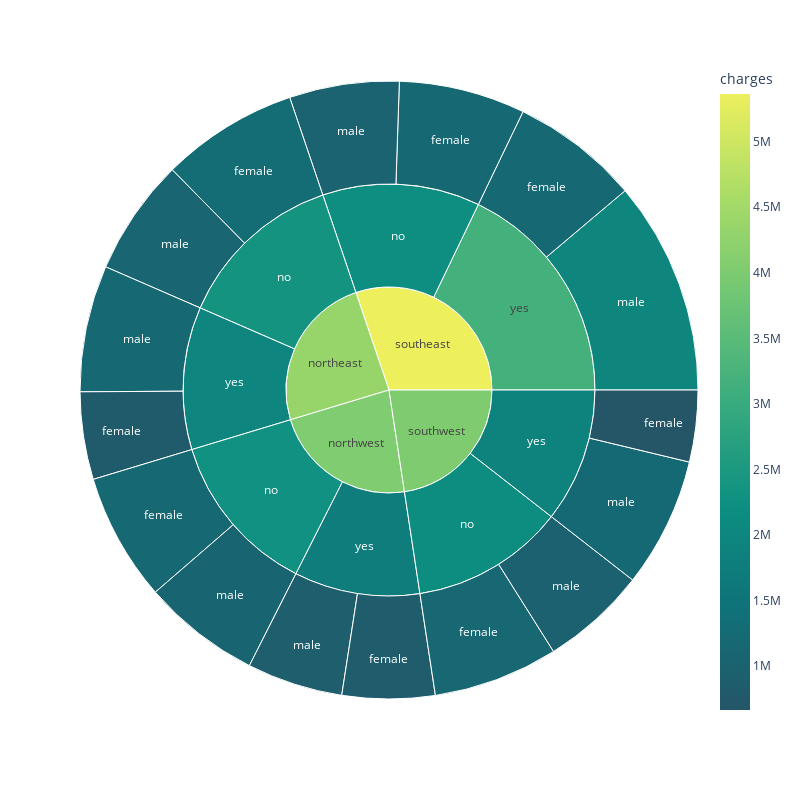

Notebook code for this chart:
### Code cell
# Using inbuilt color scales in Sunburst Chart

fig = px.sunburst(
                   insurance,
                   path=['region', 'smoker' , 'sex'], 
                   values='charges' , color= 'charges' , 
                   color_continuous_scale=px.colors.sequential.Aggrnyl
                 )

fig.update_layout (height = 800 , width = 800)
fig.show()

### Figure 1 — Plotly figure (JSON) as saved in the notebook; plotly's stock layout.template omitted (floating-point values rounded to 4 significant figures)
{"data": [{"branchvalues": "total", "customdata": [[1273000.0], [1186000.0], [1173000.0], [1161000.0], [812900.0], [860500.0], [1189000.0], [665400.0], [1083000.0], [1098000.0], [1020000.0], [980100.0], [1175000.0], [890700.0], [1982000.0], [1206000.0], [2356000.0], [2285000.0], [2193000.0], [2141000.0], [1988000.0], [1751000.0], [3171000.0], [1872000.0], [4344000.0], [4036000.0], [5364000.0], [4013000.0]], "domain": {"x": [0, 1], "y": [0, 1]}, "hovertemplate": "labels=%{label}<br>charges=%{color}<br>parent=%{parent}<br>id=%{id}<extra></extra>", "ids": ["northeast/no/female", "northwest/no/female", "southeast/no/female", "southwest/no/female", "northeast/yes/female", "northwest/yes/female", "southeast/yes/female", "southwest/yes/female", "northeast/no/male", "northwest/no/male", "southeast/no/male", "southwest/no/male", "northeast/yes/male", "northwest/yes/male", "southeast/yes/male", "southwest/yes/male", "northeast/no", "northwest/no", "southeast/no", "southwest/no", "northeast/yes", "northwest/yes", "southeast/yes", "southwest/yes", "northeast", "northwest", "southeast", "southwest"], "labels": ["female", "female", "female", "female", "female", "female", "female", "female", "male", "male", "male", "male", "male", "male", "male", "male", "no", "no", "no", "no", "yes", "yes", "yes", "yes", "northeast", "northwest", "southeast", "southwest"], "marker": {"coloraxis": "coloraxis", "colors": [1273000.0, 1186000.0, 1173000.0, 1161000.0, 812900.0, 860500.0, 1189000.0, 665400.0, 1083000.0, 1098000.0, 1020000.0, 980100.0, 1175000.0, 890700.0, 1982000.0, 1206000.0, 2356000.0, 2285000.0, 2193000.0, 2141000.0, 1988000.0, 1751000.0, 3171000.0, 1872000.0, 4344000.0, 4036000.0, 5364000.0, 4013000.0]}, "name": "", "parents": ["northeast/no", "northwest/no", "southeast/no", "southwest/no", "northeast/yes", "northwest/yes", "southeast/yes", "southwest/yes", "northeast/no", "northwest/no", "southeast/no", "southwest/no", "northeast/yes", "northwest/yes", "southeast/yes", "southwest/yes", "northeast", "northwest", "southeast", "southwest", "northeast", "northwest", "southeast", "southwest", "", "", "", ""], "type": "sunburst", "values": [1273000.0, 1186000.0, 1173000.0, 1161000.0, 812900.0, 860500.0, 1189000.0, 665400.0, 1083000.0, 1098000.0, 1020000.0, 980100.0, 1175000.0, 890700.0, 1982000.0, 1206000.0, 2356000.0, 2285000.0, 2193000.0, 2141000.0, 1988000.0, 1751000.0, 3171000.0, 1872000.0, 4344000.0, 4036000.0, 5364000.0, 4013000.0]}], "layout": {"coloraxis": {"colorbar": {"title": {"text": "charges"}}, "colorscale": [[0, "rgb(36, 86, 104)"], [0.1667, "rgb(15, 114, 121)"], [0.3333, "rgb(13, 143, 129)"], [0.5, "rgb(57, 171, 126)"], [0.6667, "rgb(110, 197, 116)"], [0.8333, "rgb(169, 220, 103)"], [1, "rgb(237, 239, 93)"]]}, "height": 800, "legend": {"tracegroupgap": 0}, "margin": {"t": 60}, "width": 800}}
